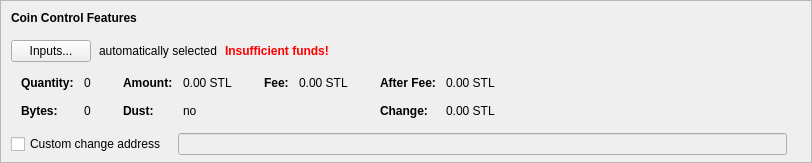
    <widget class="QFrame" name="frameCoinControl">
     <property name="sizePolicy">
      <sizepolicy hsizetype="Expanding" vsizetype="Expanding">
       <horstretch>0</horstretch>
       <verstretch>0</verstretch>
      </sizepolicy>
     </property>
     <property name="maximumSize">
      <size>
       <width>16777215</width>
       <height>16777215</height>
      </size>
     </property>
     <property name="frameShape">
      <enum>QFrame::StyledPanel</enum>
     </property>
     <property name="frameShadow">
      <enum>QFrame::Sunken</enum>
     </property>
     <layout class="QVBoxLayout" name="verticalLayoutCoinControl2">
      <property name="spacing">
       <number>0</number>
      </property>
      <property name="leftMargin">
       <number>0</number>
      </property>
      <property name="topMargin">
       <number>0</number>
      </property>
      <property name="rightMargin">
       <number>0</number>
      </property>
      <property name="bottomMargin">
       <number>6</number>
      </property>
      <item>
       <layout class="QVBoxLayout" name="verticalLayoutCoinControl" stretch="0,0,0,0,1">
        <property name="spacing">
         <number>0</number>
        </property>
        <property name="leftMargin">
         <number>10</number>
        </property>
        <property name="topMargin">
         <number>10</number>
        </property>
        <item>
         <layout class="QHBoxLayout" name="horizontalLayoutCoinControl1">
          <property name="bottomMargin">
           <number>15</number>
          </property>
          <item>
           <widget class="QLabel" name="labelCoinControlFeatures">
            <property name="sizePolicy">
             <sizepolicy hsizetype="Preferred" vsizetype="Maximum">
              <horstretch>0</horstretch>
              <verstretch>0</verstretch>
             </sizepolicy>
            </property>
            <property name="font">
             <font>
              <weight>75</weight>
              <bold>true</bold>
             </font>
            </property>
            <property name="styleSheet">
             <string notr="true">font-weight:bold;</string>
            </property>
            <property name="text">
             <string>Coin Control Features</string>
            </property>
           </widget>
          </item>
         </layout>
        </item>
        <item>
         <layout class="QHBoxLayout" name="horizontalLayoutCoinControl2" stretch="0,0,0,0">
          <property name="spacing">
           <number>8</number>
          </property>
          <property name="bottomMargin">
           <number>10</number>
          </property>
          <item>
           <widget class="QPushButton" name="pushButtonCoinControl">
            <property name="styleSheet">
             <string notr="true"/>
            </property>
            <property name="text">
             <string>Inputs...</string>
            </property>
            <property name="autoDefault">
             <bool>false</bool>
            </property>
           </widget>
          </item>
          <item>
           <widget class="QLabel" name="labelCoinControlAutomaticallySelected">
            <property name="text">
             <string>automatically selected</string>
            </property>
            <property name="margin">
             <number>5</number>
            </property>
           </widget>
          </item>
          <item>
           <widget class="QLabel" name="labelCoinControlInsuffFunds">
            <property name="font">
             <font>
              <weight>75</weight>
              <bold>true</bold>
             </font>
            </property>
            <property name="styleSheet">
             <string notr="true">color:red;font-weight:bold;</string>
            </property>
            <property name="text">
             <string>Insufficient funds!</string>
            </property>
            <property name="margin">
             <number>5</number>
            </property>
           </widget>
          </item>
          <item>
           <spacer name="horizontalSpacerCoinControl">
            <property name="orientation">
             <enum>Qt::Horizontal</enum>
            </property>
            <property name="sizeHint" stdset="0">
             <size>
              <width>40</width>
              <height>1</height>
             </size>
            </property>
           </spacer>
          </item>
         </layout>
        </item>
        <item>
         <widget class="QWidget" name="widgetCoinControl" native="true">
          <property name="sizePolicy">
           <sizepolicy hsizetype="Preferred" vsizetype="Preferred">
            <horstretch>0</horstretch>
            <verstretch>0</verstretch>
           </sizepolicy>
          </property>
          <property name="minimumSize">
           <size>
            <width>0</width>
            <height>0</height>
           </size>
          </property>
          <property name="styleSheet">
           <string notr="true"/>
          </property>
          <layout class="QHBoxLayout" name="horizontalLayoutCoinControl5">
           <property name="leftMargin">
            <number>0</number>
           </property>
           <property name="topMargin">
            <number>0</number>
           </property>
           <property name="rightMargin">
            <number>0</number>
           </property>
           <property name="bottomMargin">
            <number>0</number>
           </property>
           <item>
            <layout class="QHBoxLayout" name="horizontalLayoutCoinControl3" stretch="0,0,0,1">
             <property name="spacing">
              <number>20</number>
             </property>
             <property name="topMargin">
              <number>0</number>
             </property>
             <property name="bottomMargin">
              <number>10</number>
             </property>
             <item>
              <layout class="QFormLayout" name="formLayoutCoinControl1">
               <property name="horizontalSpacing">
                <number>10</number>
               </property>
               <property name="verticalSpacing">
                <number>14</number>
               </property>
               <property name="leftMargin">
                <number>10</number>
               </property>
               <property name="topMargin">
                <number>4</number>
               </property>
               <property name="rightMargin">
                <number>6</number>
               </property>
               <item row="0" column="0">
                <widget class="QLabel" name="labelCoinControlQuantityText">
                 <property name="font">
                  <font>
                   <weight>75</weight>
                   <bold>true</bold>
                  </font>
                 </property>
                 <property name="text">
                  <string>Quantity:</string>
                 </property>
                 <property name="margin">
                  <number>0</number>
                 </property>
                </widget>
               </item>
               <item row="0" column="1">
                <widget class="QLabel" name="labelCoinControlQuantity">
                 <property name="cursor">
                  <cursorShape>IBeamCursor</cursorShape>
                 </property>
                 <property name="contextMenuPolicy">
                  <enum>Qt::ActionsContextMenu</enum>
                 </property>
                 <property name="text">
                  <string notr="true">0</string>
                 </property>
                 <property name="margin">
                  <number>0</number>
                 </property>
                 <property name="textInteractionFlags">
                  <set>Qt::LinksAccessibleByMouse|Qt::TextSelectableByKeyboard|Qt::TextSelectableByMouse</set>
                 </property>
                </widget>
               </item>
               <item row="1" column="0">
                <widget class="QLabel" name="labelCoinControlBytesText">
                 <property name="font">
                  <font>
                   <weight>75</weight>
                   <bold>true</bold>
                  </font>
                 </property>
                 <property name="text">
                  <string>Bytes:</string>
                 </property>
                </widget>
               </item>
               <item row="1" column="1">
                <widget class="QLabel" name="labelCoinControlBytes">
                 <property name="cursor">
                  <cursorShape>IBeamCursor</cursorShape>
                 </property>
                 <property name="contextMenuPolicy">
                  <enum>Qt::ActionsContextMenu</enum>
                 </property>
                 <property name="text">
                  <string notr="true">0</string>
                 </property>
                 <property name="textInteractionFlags">
                  <set>Qt::LinksAccessibleByMouse|Qt::TextSelectableByKeyboard|Qt::TextSelectableByMouse</set>
                 </property>
                </widget>
               </item>
              </layout>
             </item>
             <item>
              <layout class="QFormLayout" name="formLayoutCoinControl2">
               <property name="horizontalSpacing">
                <number>10</number>
               </property>
               <property name="verticalSpacing">
                <number>14</number>
               </property>
               <property name="leftMargin">
                <number>6</number>
               </property>
               <property name="topMargin">
                <number>4</number>
               </property>
               <property name="rightMargin">
                <number>6</number>
               </property>
               <item row="0" column="0">
                <widget class="QLabel" name="labelCoinControlAmountText">
                 <property name="font">
                  <font>
                   <weight>75</weight>
                   <bold>true</bold>
                  </font>
                 </property>
                 <property name="text">
                  <string>Amount:</string>
                 </property>
                 <property name="margin">
                  <number>0</number>
                 </property>
                </widget>
               </item>
               <item row="0" column="1">
                <widget class="QLabel" name="labelCoinControlAmount">
                 <property name="cursor">
                  <cursorShape>IBeamCursor</cursorShape>
                 </property>
                 <property name="contextMenuPolicy">
                  <enum>Qt::ActionsContextMenu</enum>
                 </property>
                 <property name="text">
                  <string notr="true">0.00 STL</string>
                 </property>
                 <property name="textInteractionFlags">
                  <set>Qt::LinksAccessibleByMouse|Qt::TextSelectableByKeyboard|Qt::TextSelectableByMouse</set>
                 </property>
                </widget>
               </item>
               <item row="1" column="0">
                <widget class="QLabel" name="labelCoinControlLowOutputText">
                 <property name="font">
                  <font>
                   <weight>75</weight>
                   <bold>true</bold>
                  </font>
                 </property>
                 <property name="text">
                  <string>Dust:</string>
                 </property>
                </widget>
               </item>
               <item row="1" column="1">
                <widget class="QLabel" name="labelCoinControlLowOutput">
                 <property name="cursor">
                  <cursorShape>IBeamCursor</cursorShape>
                 </property>
                 <property name="contextMenuPolicy">
                  <enum>Qt::ActionsContextMenu</enum>
                 </property>
                 <property name="text">
                  <string notr="true">no</string>
                 </property>
                 <property name="textInteractionFlags">
                  <set>Qt::LinksAccessibleByMouse|Qt::TextSelectableByKeyboard|Qt::TextSelectableByMouse</set>
                 </property>
                </widget>
               </item>
              </layout>
             </item>
             <item>
              <layout class="QFormLayout" name="formLayoutCoinControl3">
               <property name="horizontalSpacing">
                <number>10</number>
               </property>
               <property name="verticalSpacing">
                <number>14</number>
               </property>
               <property name="leftMargin">
                <number>6</number>
               </property>
               <property name="topMargin">
                <number>4</number>
               </property>
               <property name="rightMargin">
                <number>6</number>
               </property>
               <item row="0" column="0">
                <widget class="QLabel" name="labelCoinControlFeeText">
                 <property name="font">
                  <font>
                   <weight>75</weight>
                   <bold>true</bold>
                  </font>
                 </property>
                 <property name="text">
                  <string>Fee:</string>
                 </property>
                 <property name="margin">
                  <number>0</number>
                 </property>
                </widget>
               </item>
               <item row="0" column="1">
                <widget class="QLabel" name="labelCoinControlFee">
                 <property name="cursor">
                  <cursorShape>IBeamCursor</cursorShape>
                 </property>
                 <property name="contextMenuPolicy">
                  <enum>Qt::ActionsContextMenu</enum>
                 </property>
                 <property name="text">
                  <string notr="true">0.00 STL</string>
                 </property>
                 <property name="textInteractionFlags">
                  <set>Qt::LinksAccessibleByMouse|Qt::TextSelectableByKeyboard|Qt::TextSelectableByMouse</set>
                 </property>
                </widget>
               </item>
             </layout>
             </item>
             <item>
              <layout class="QFormLayout" name="formLayoutCoinControl4">
               <property name="horizontalSpacing">
                <number>10</number>
               </property>
               <property name="verticalSpacing">
                <number>14</number>
               </property>
               <property name="leftMargin">
                <number>6</number>
               </property>
               <property name="topMargin">
                <number>4</number>
               </property>
               <property name="rightMargin">
                <number>6</number>
               </property>
               <item row="0" column="0">
                <widget class="QLabel" name="labelCoinControlAfterFeeText">
                 <property name="font">
                  <font>
                   <weight>75</weight>
                   <bold>true</bold>
                  </font>
                 </property>
                 <property name="text">
                  <string>After Fee:</string>
                 </property>
                 <property name="margin">
                  <number>0</number>
                 </property>
                </widget>
               </item>
               <item row="0" column="1">
                <widget class="QLabel" name="labelCoinControlAfterFee">
                 <property name="cursor">
                  <cursorShape>IBeamCursor</cursorShape>
                 </property>
                 <property name="contextMenuPolicy">
                  <enum>Qt::ActionsContextMenu</enum>
                 </property>
                 <property name="text">
                  <string notr="true">0.00 STL</string>
                 </property>
                 <property name="textInteractionFlags">
                  <set>Qt::LinksAccessibleByMouse|Qt::TextSelectableByKeyboard|Qt::TextSelectableByMouse</set>
                 </property>
                </widget>
               </item>
               <item row="1" column="0">
                <widget class="QLabel" name="labelCoinControlChangeText">
                 <property name="font">
                  <font>
                   <weight>75</weight>
                   <bold>true</bold>
                  </font>
                 </property>
                 <property name="text">
                  <string>Change:</string>
                 </property>
                </widget>
               </item>
               <item row="1" column="1">
                <widget class="QLabel" name="labelCoinControlChange">
                 <property name="cursor">
                  <cursorShape>IBeamCursor</cursorShape>
                 </property>
                 <property name="contextMenuPolicy">
                  <enum>Qt::ActionsContextMenu</enum>
                 </property>
                 <property name="text">
                  <string notr="true">0.00 STL</string>
                 </property>
                 <property name="textInteractionFlags">
                  <set>Qt::LinksAccessibleByMouse|Qt::TextSelectableByKeyboard|Qt::TextSelectableByMouse</set>
                 </property>
                </widget>
               </item>
              </layout>
             </item>
            </layout>
           </item>
          </layout>
         </widget>
        </item>
        <item>
         <layout class="QHBoxLayout" name="horizontalLayoutCoinControl4" stretch="0,0,0">
          <property name="spacing">
           <number>12</number>
          </property>
          <property name="sizeConstraint">
           <enum>QLayout::SetDefaultConstraint</enum>
          </property>
          <property name="topMargin">
           <number>5</number>
          </property>
          <property name="rightMargin">
           <number>5</number>
          </property>
          <item>
           <widget class="QCheckBox" name="checkBoxCoinControlChange">
            <property name="toolTip">
             <string>If this is activated, but the change address is empty or invalid, change will be sent to a newly generated address.</string>
            </property>
            <property name="text">
             <string>Custom change address</string>
            </property>
           </widget>
          </item>
          <item>
           <widget class="QValidatedLineEdit" name="lineEditCoinControlChange">
            <property name="enabled">
             <bool>false</bool>
            </property>
            <property name="sizePolicy">
             <sizepolicy hsizetype="Expanding" vsizetype="Fixed">
              <horstretch>0</horstretch>
              <verstretch>0</verstretch>
             </sizepolicy>
            </property>
           </widget>
          </item>
          <item>
           <widget class="QLabel" name="labelCoinControlChangeLabel">
            <property name="sizePolicy">
             <sizepolicy hsizetype="Preferred" vsizetype="Expanding">
              <horstretch>0</horstretch>
              <verstretch>0</verstretch>
             </sizepolicy>
            </property>
            <property name="minimumSize">
             <size>
              <width>0</width>
              <height>0</height>
             </size>
            </property>
            <property name="text">
             <string/>
            </property>
            <property name="margin">
             <number>3</number>
            </property>
           </widget>
          </item>
         </layout>
        </item>
        <item>
         <spacer name="verticalSpacerCoinControl">
          <property name="orientation">
           <enum>Qt::Vertical</enum>
          </property>
          <property name="sizeHint" stdset="0">
           <size>
            <width>800</width>
            <height>1</height>
           </size>
          </property>
         </spacer>
        </item>
       </layout>
      </item>
     </layout>
    </widget>
